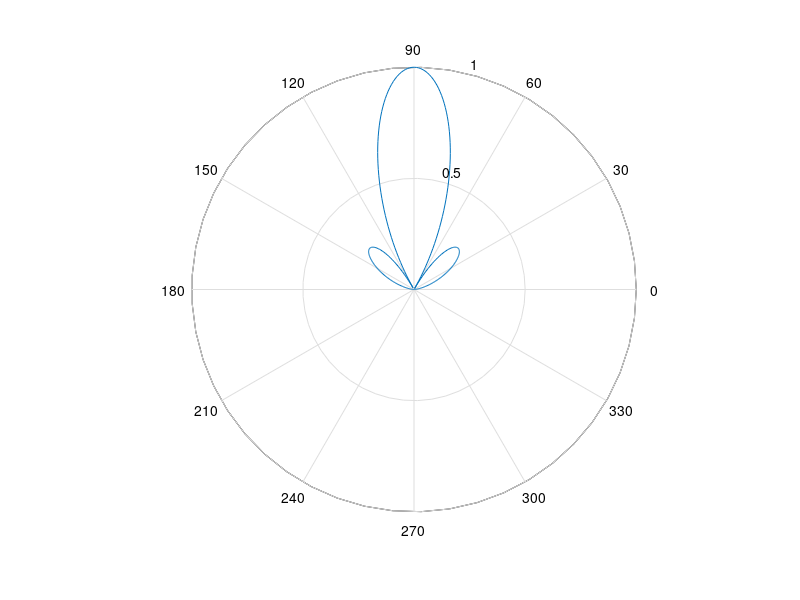

Here is the MATLAB script that generated this plot: (Note: this script raises an error after producing the figure.)
function p2( )
   % p2: Problem 2.  Code to confirm the zeros numerically, and to plot the absolute array factor.

   kd = 2 * pi * (1/2) ;

   theta = 0:0.01:pi ;
   thetaZeros = [0, pi/3, 2 * pi/3 ] ;

   expValues = exp( 1j * ( kd * cos( theta ) ) ) ;
   expValuesZ = exp( 1j * ( kd * cos( thetaZeros ) ) ) ;

   af = abs((1 + expValues + expValues.^2 + expValues.^3)/4) ;
   afz = (1 + expValuesZ + expValuesZ.^2 + expValuesZ.^3)/4 ;

   % This is to verify my hand expansion of the array factor in terms of cosines
   % (looks like I could have also used a sinc expansion by summing first).
   %
   cosValues = abs( cos( kd * cos( theta )/2 ) + cos( 3 * kd * cos( theta )/2 ) )/2 ;
   cosValuesZ = (cos( kd * cos( thetaZeros )/2 ) + cos( 3 * kd * cos( thetaZeros )/2 ))/2 ;

   f = figure ;

   if ( 0 )
      polar( theta, af ) ;
   else
      polar( theta, cosValues ) ;
   end

% manual unit test: confirm the zeros:
   if ( 0 )
      disp( afz )
      disp( cosValuesZ )
   end

   [fileExtension, savePlot] = saveHelper() ;

   saveName = sprintf( 'ps4p2PlotFig1.%s', fileExtension ) ;

   savePlot( f, saveName ) ;
end
